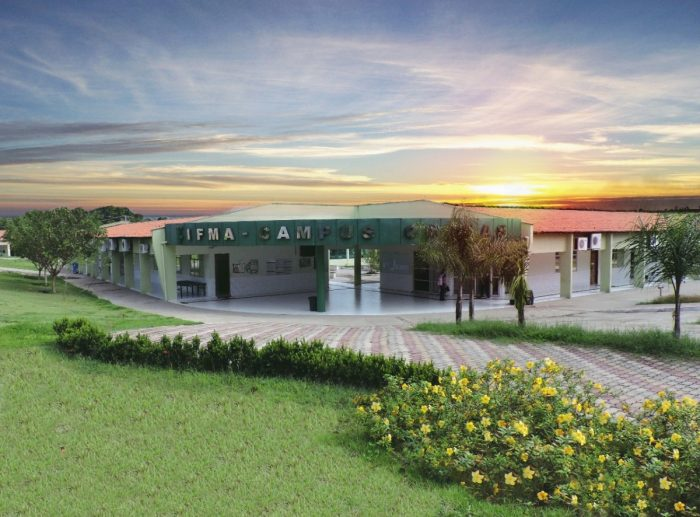
#> input picture Processamento de Imagens/images/ifma-caxias.jpg, 700 x 517 px, found by its file name
$ python 01-histograma.py
#> lines starting #> are read from the running program, lines starting #| are printed output that depends on the picture
import cv2
from matplotlib import pyplot as plt

imagem = cv2.imread('Processamento de Imagens\images\ifma-caxias.jpg')
#> imagem is the input picture: shape (517, 700, 3); mean B, G, R 122.3, 142.2, 134.9

# Escala de cinza
imagem_pb = cv2.cvtColor(imagem, cv2.COLOR_BGR2GRAY)
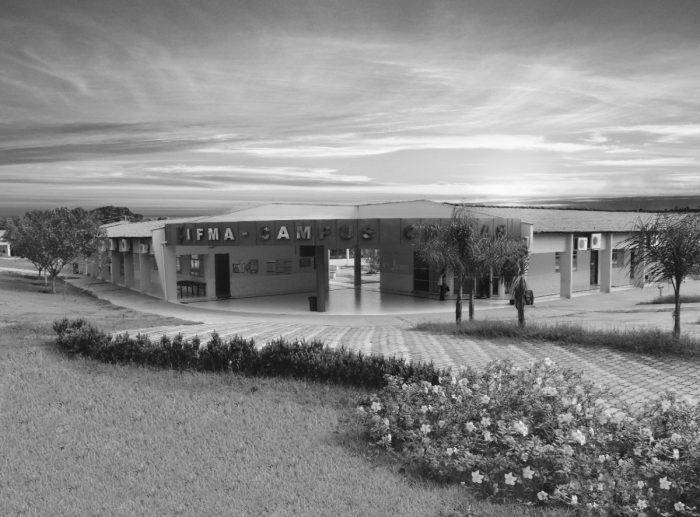
#> imagem_pb: shape (517, 700); min 14, max 252, mean 137.8

cv2.imshow('Escala de Cinza', imagem_pb)

hist = cv2.calcHist([imagem_pb], [0], None, [256], [0, 256])
#> hist = 256 values, max 3715 at index 138, min 0 at index 0, mean 1413.7
plt.plot(hist)
plt.xlim([0, 256])
plt.show()
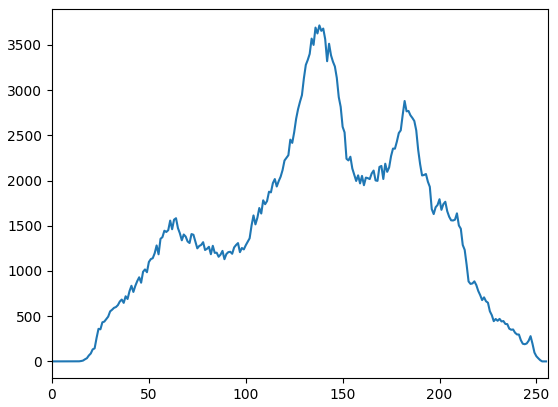
#> figure drawn by matplotlib, 1 panel; curve peaks at x = 138, y = 3715

cv2.destroyAllWindows()

$ run again, with Processamento de Imagens/images/faces.jpg copied over Processamento de Imagens/images/ifma-caxias.jpg
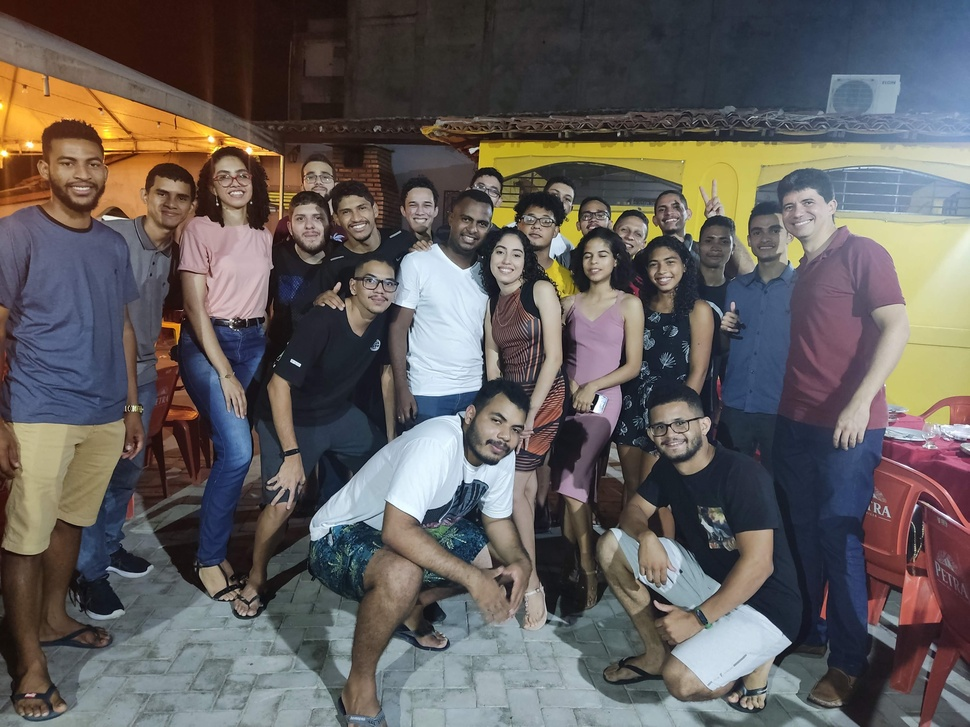
#> input picture Processamento de Imagens/images/faces.jpg, 970 x 727 px, shrunk from 4000 x 3000 before the run, found by its file name
#> imagem is the input picture: shape (727, 970, 3); mean B, G, R 91.9, 93.9, 99
#> `imagem_pb = cv2.cvtColor(imagem, cv2.COLOR_BGR2GRAY)`:
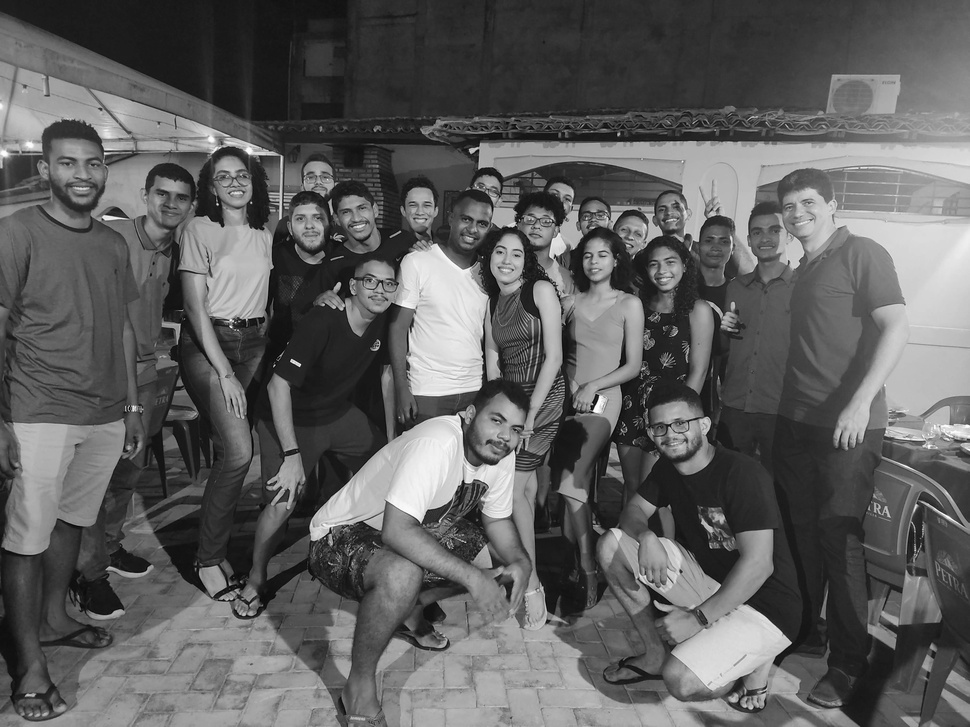
#> imagem_pb: shape (727, 970); min 0, max 255, mean 95.2
#> hist = 256 values, max 9255 at index 26, min 1 at index 0, mean 2754.6
#> `plt.show()`:
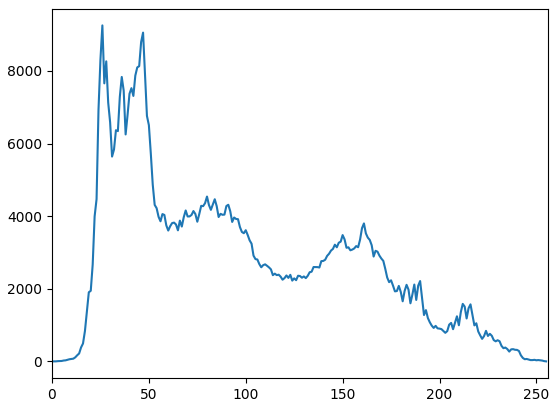
#> figure drawn by matplotlib, 1 panel; curve peaks at x = 26, y = 9255
